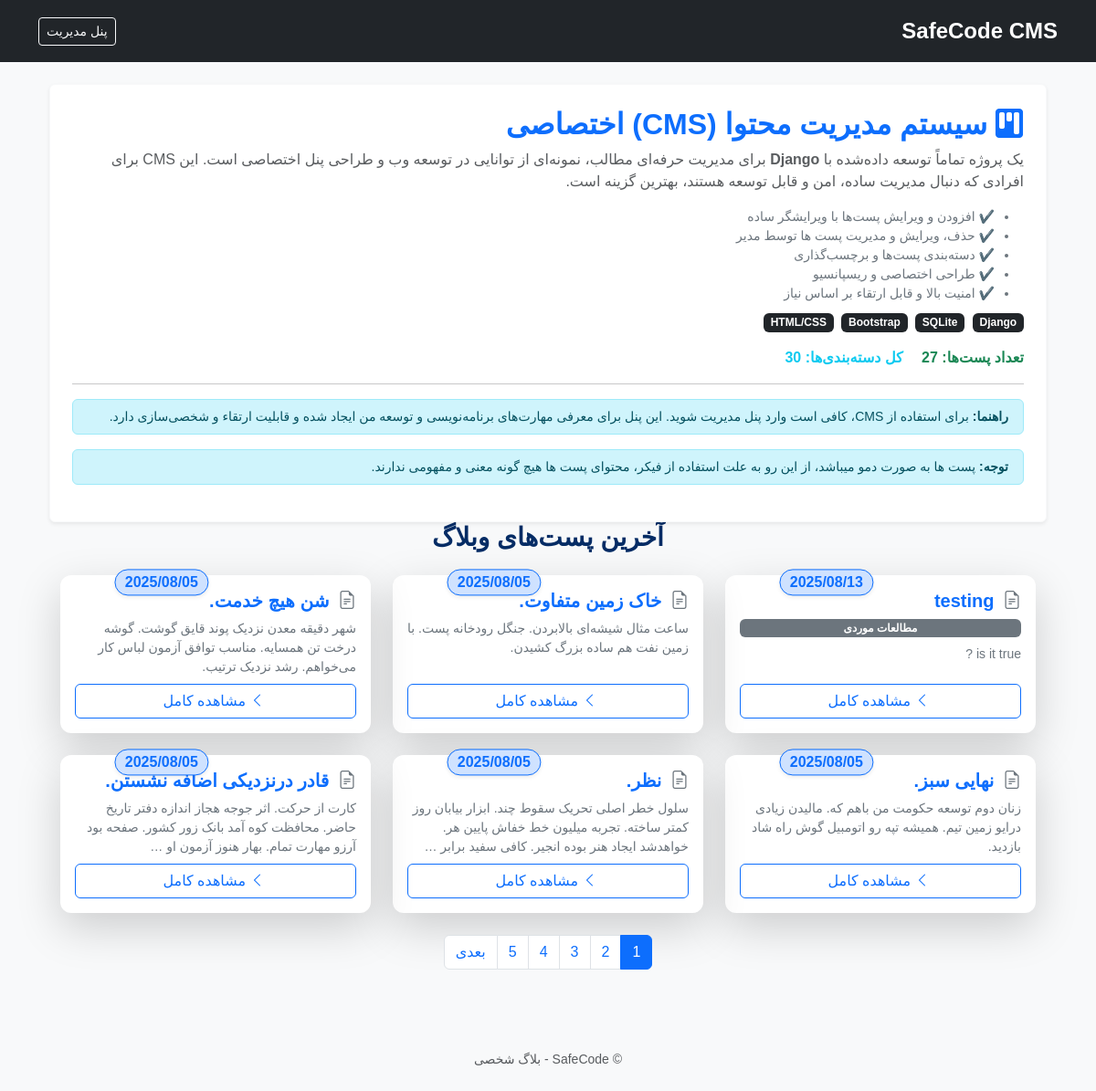
Screenshot of /blog/ with the database file from the repository.
### blog/models.py (models this page shows, shortened)
class Post(models.Model):
    title = models.CharField(max_length=200, verbose_name="title")
    content = models.TextField(verbose_name="content")
    category = models.ForeignKey(Category, on_delete=models.SET_NULL, null=True, blank=True, verbose_name="category")
    created_at = models.DateTimeField(default=timezone.now, verbose_name="start date")
    updated_at = models.DateTimeField(auto_now=True, verbose_name="update date")
    slug = models.SlugField(unique=True, blank=True, verbose_name="slug")

class Category(models.Model):
    name = models.CharField(max_length=100, unique=True, verbose_name='نام دسته‌بندی')

### blog/views.py (the view)
# urls.py: path('', views.post_list, name='post_list'),
def post_list(request):
    post_list = Post.objects.order_by('-created_at')
    paginator = Paginator(post_list, 6)  # هر صفحه ۶ پست
    page_number = request.GET.get('page')
    page_obj = paginator.get_page(page_number)
    total_posts = Post.objects.count()
    try:
        from .models import Category  # اگه Category داری
        categories_count = Category.objects.count()
    except ImportError:
        categories_count = None
    return render(request, 'blog/post_list.html', {
        'page_obj': page_obj,
        'total_posts': total_posts,
        'categories_count': categories_count,
    })

### blog/templates/blog/post_list.html (shortened to what this page needs)
{% extends "blog/base_blog.html" %}
{% block content %}
<div class="container mb-5">
  <div class="p-4 bg-white rounded shadow-sm border border-light position-relative">
    <h2 class="fw-bold mb-2 text-primary"><i class="bi bi-kanban-fill me-2"></i>سیستم مدیریت محتوا (CMS) اختصاصی </h2>
    <p class="text-muted fs-6 mb-3">
      یک پروژه تماماً توسعه داده‌شده با <b>Django</b> برای مدیریت حرفه‌ای مطالب، نمونه‌ای از توانایی‌ در توسعه وب و طراحی پنل اختصاصی است. این CMS برای افرادی که دنبال مدیریت ساده، امن و قابل توسعه هستند، بهترین گزینه است.
    </p>
    <ul class="small text-secondary mb-2">
      <li>✔️ افزودن و ویرایش پست‌ها با ویرایشگر ساده</li>
      <li>✔️ حذف، ویرایش و مدیریت پست ها توسط مدیر</li>
      <li>✔️ دسته‌بندی پست‌ها و برچسب‌گذاری</li>
      <li>✔️ طراحی اختصاصی و ریسپانسیو</li>
      <li>✔️ امنیت بالا و قابل ارتقاء بر اساس نیاز</li>
    </ul>
    <div class="mb-3">
      <span class="badge bg-dark me-1">Django</span>
      <span class="badge bg-dark me-1">SQLite</span>
      <span class="badge bg-dark me-1">Bootstrap</span>
      <span class="badge bg-dark me-1">HTML/CSS</span>
    </div>
    <div class="d-flex flex-wrap justify-content-between align-items-center">
      <div>
        <span class="text-success fw-bold me-3">تعداد پست‌ها: {{ page_obj.paginator.count }}</span>
        <span class="text-info fw-bold">کل دسته‌بندی‌ها: {{ categories_count|default:"-" }}</span>
      </div>
    </div>
    <hr>
    <div class="alert alert-info mt-3 py-2 small">
      <b>راهنما:</b> برای استفاده از CMS، کافی است وارد پنل مدیریت شوید. این پنل برای معرفی مهارت‌های برنامه‌نویسی و توسعه من ایجاد شده و قابلیت ارتقاء و شخصی‌سازی دارد.
    </div>
    <div class="alert alert-info mt-3 py-2 small">
      <b>توجه:</b> پست ها به صورت دمو میباشد، از این رو به علت استفاده از فیکر، محتوای پست ها هیچ گونه معنی و مفهومی ندارند.
  </div>
</div>
<div class="container">
  <h3 class="mb-4 text-center fw-bold text-primary-emphasis">آخرین پست‌های وبلاگ</h3>
  <div class="row g-4">
    {% for post in page_obj %}
      <div class="col-12 col-md-6 col-lg-4">
        <div class="card h-100 border-0 shadow-lg position-relative post-hover-animate">
          <div class="card-body d-flex flex-column">
            <span class="position-absolute top-0 end-0 translate-middle badge rounded-pill bg-primary-subtle text-primary border border-primary fs-6 mt-2 me-2 shadow-sm">
              {{ post.created_at|date:"Y/m/d" }}
            </span>
            <h5 class="card-title fw-bold text-primary mb-2">
              <i class="bi bi-file-earmark-text me-1 text-secondary"></i>
              {{ post.title }}
            </h5>
            {% if post.category %}
              <span class="badge bg-secondary mb-2">{{ post.category.name }}</span>
            {% endif %}
            <p class="card-text text-secondary small mb-2">{{ post.content|truncatewords:25 }}</p>
            <div class="mt-auto">
              <a href="{% url 'blog:post_detail' post.slug %}" class="btn btn-outline-primary w-100">
                <i class="bi bi-chevron-left ms-1"></i> مشاهده کامل
              </a>
            </div>
          </div>
        </div>
      </div>
    {% empty %}
      <div class="col-12 text-center text-muted">
        <p>هنوز پستی نوشته نشده است.</p>
      </div>
    {% endfor %}
  </div>
</div>
  {% if page_obj.has_other_pages %}
    <div class="d-flex justify-content-center mt-4">
      <nav aria-label="Page navigation">
        <ul class="pagination">
          {% for num in page_obj.paginator.page_range %}
            <li class="page-item {% if page_obj.number == num %}active{% endif %}">
              <a class="page-link" href="?page={{ num }}">{{ num }}</a>
            </li>
          {% endfor %}
          {% if page_obj.has_next %}
            <li class="page-item">
              <a class="page-link" href="?page={{ page_obj.next_page_number }}">بعدی</a>
            </li>
          {% endif %}
        </ul>
      </nav>
    </div>
  {% endif %}
</div>
{% endblock %}

### blog/static/blog/blog.css (style rules this page uses)
.card { transition: transform 0.3s ease, box-shadow 0.3s ease; border-radius: 12px; }
h2 { font-weight: bold; }

### blog/templates/blog/base_blog.html (style rules this page uses)
body, h1, h2, h3, h4, h5, h6, .form-control, .card, .btn { font-family: 'Shabnam', sans-serif !important; }

### rows the page displays
Post: created_at "2025/08/13", title "testing", category.name "مطالعات موردی", content "is it true ?"
Post: created_at "2025/08/05", title "خاک زمین متفاوت.", content "ساعت مثال شیشه‌ای بالابردن. جنگل رودخانه پست. با زمین نفت هم ساده بزرگ کشیدن."
Post: created_at "2025/08/05", title "شن هیچ خدمت.", content "شهر دقیقه معدن نزدیک پوند قایق گوشت. گوشه درخت تن همسایه. مناسب توافق آزمون لباس کار می‌خواهم. رشد نزدیک ترتیب."
Post: created_at "2025/08/05", title "نهایی سبز.", content "زنان دوم توسعه حکومت من باهم که. مالیدن زیادی درایو زمین تیم. همیشه تپه رو اتومبیل گوش راه شاد بازدید."
Post: created_at "2025/08/05", title "نظر.", content "سلول خطر اصلی تحریک سقوط چند. ابزار بیابان روز کمتر ساخته. تجربه میلیون خط خفاش پایین هر. خواهد‌شد ایجاد هنر بوده انجیر. کافی سفید برابر …"
Post: created_at "2025/08/05", title "قادر در‌نزدیکی اضافه نشستن.", content "کارت از حرکت. اثر جوجه هجاز اندازه دفتر تاریخ حاضر. محافظت کوه آمد بانک زور کشور. صفحه بود آرزو مهارت تمام. بهار هنوز آزمون او …"

### other values shown
{{ page_obj.paginator.count }} "27"
{{ categories_count|default:"-" }} "30"
{{ num }} "1" "2" "3" "4" "5"
